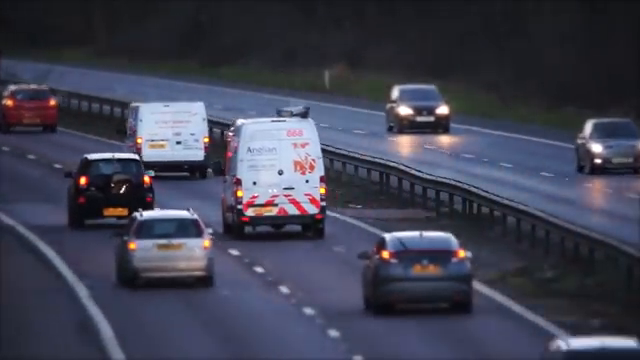
#> input picture frame 180 of video.mp4, 640 x 360 px
$ python calibrate_points.py --source video.mp4
#> lines starting #> are read from the running program, lines starting #| are printed output that depends on the picture; after the words box and inside, x2 and y2 are one past the last pixel; in counts of white or black regions, pixels touching at a corner belong together
"""
calibrate_points.py

Grabs one frame from your video source (file, RTSP CCTV stream, or webcam),
lets you click 4 points per road region, and prints/saves the exact
SRC_ROAD_L / SRC_ROAD_R arrays to paste into vehicle_speed_tracker.py.

CLICK ORDER MATTERS for each region (this must match how the tracker script
reads the points) - click in this order:
  1. far-left   (furthest from camera, left side of that carriageway)
  2. far-right  (furthest from camera, right side of that carriageway)
  3. near-right (closest to camera, right side)
  4. near-left  (closest to camera, left side)

In other words: trace the road edges from far to near, going right along the
far edge then back left along the near edge (a trapezoid, clockwise or
counter-clockwise depending on your camera angle - just be consistent).

Usage:
  python calibrate_points.py --source video.mp4
  python calibrate_points.py --source "rtsp://admin:pass@192.168.1.64:554/..." --regions 2
  python calibrate_points.py --source 0 --regions 1 --frame-skip 30

Controls (in the window):
  Left-click       - add a point
  u                 - undo last point
  r                 - reset current region
  n / Enter         - confirm this region's 4 points and move to the next
  s                 - save all completed regions to file and print code
  q / Esc           - quit without saving
"""

import argparse
import json
import sys
import time

import cv2
import numpy as np

REGION_NAMES_DEFAULT = ["SRC_ROAD_L", "SRC_ROAD_R"]
POINT_LABELS = ["far-left", "far-right", "near-right", "near-left"]
MAX_DISPLAY_DIM = 1280  # downscale big frames so they fit on screen; clicks are rescaled back up


def parse_source(raw_source):
    if raw_source.isdigit():
        return int(raw_source)
    return raw_source


def grab_frame(source, frame_skip):
    cap = cv2.VideoCapture(source)
    if not cap.isOpened():
        raise FileNotFoundError(f"Cannot open source '{source}'.")
    frame = None
    for i in range(frame_skip + 1):
        ret, frame = cap.read()
        if not ret:
            if frame is not None:
                break  # ran out of frames but we already have one
            raise RuntimeError("Could not read a frame from the source. "
                                "Try a smaller --frame-skip, or check the source is reachable.")
    cap.release()
    return frame


class Calibrator:
    def __init__(self, frame, region_names):
        self.orig_frame = frame
        self.orig_h, self.orig_w = frame.shape[:2]
        self.scale = 1.0
        if max(self.orig_w, self.orig_h) > MAX_DISPLAY_DIM:
            self.scale = MAX_DISPLAY_DIM / max(self.orig_w, self.orig_h)
        self.disp_w = int(self.orig_w * self.scale)
        self.disp_h = int(self.orig_h * self.scale)
        self.base_display = cv2.resize(frame, (self.disp_w, self.disp_h))

        self.region_names = region_names
        self.region_idx = 0
        self.completed_regions = {}  # name -> list of 4 (orig-scale) points
        self.current_points = []     # display-scale points for the region in progress

        self.window = "Calibration - click 4 points per region"
        cv2.namedWindow(self.window)
        cv2.setMouseCallback(self.window, self._on_click)

    def _on_click(self, event, x, y, flags, param):
        if event == cv2.EVENT_LBUTTONDOWN and len(self.current_points) < 4:
            self.current_points.append((x, y))

    def _current_region_name(self):
        if self.region_idx < len(self.region_names):
            return self.region_names[self.region_idx]
        return f"REGION_{self.region_idx + 1}"

    def _to_orig_scale(self, pt):
        return [round(pt[0] / self.scale), round(pt[1] / self.scale)]

    def _render(self):
        img = self.base_display.copy()

        # Draw already-completed regions in green
        for name, pts in self.completed_regions.items():
            disp_pts = [(int(p[0] * self.scale), int(p[1] * self.scale)) for p in pts]
            for i, p in enumerate(disp_pts):
                cv2.circle(img, p, 5, (0, 220, 0), -1)
            cv2.polylines(img, [np.array(disp_pts, dtype=np.int32)], True, (0, 220, 0), 2)

        # Draw current in-progress region in yellow, with labels
        for i, p in enumerate(self.current_points):
            cv2.circle(img, p, 6, (0, 220, 255), -1)
            label = f"{i+1}:{POINT_LABELS[i]}"
            cv2.putText(img, label, (p[0] + 8, p[1] - 8),
                        cv2.FONT_HERSHEY_DUPLEX, 0.5, (0, 220, 255), 1, cv2.LINE_AA)
        if len(self.current_points) >= 2:
            cv2.polylines(img, [np.array(self.current_points, dtype=np.int32)],
                           False, (0, 220, 255), 2)

        # HUD
        region_name = self._current_region_name()
        next_label = (POINT_LABELS[len(self.current_points)]
                      if len(self.current_points) < 4
                      else "region complete - press n/Enter")
        hud_lines = [
            f"Region {self.region_idx + 1}/{len(self.region_names)}: {region_name}",
            f"Next click: {next_label} ({len(self.current_points)}/4 points)",
            "u=undo r=reset region n/Enter=confirm region s=save+print q/Esc=quit",
        ]
        for i, line in enumerate(hud_lines):
            y = 24 + i * 22
            cv2.rectangle(img, (8, y - 16), (8 + 9 * len(line), y + 6), (20, 20, 20), -1)
            cv2.putText(img, line, (12, y), cv2.FONT_HERSHEY_DUPLEX, 0.5,
                        (230, 230, 230), 1, cv2.LINE_AA)
        return img

    def _confirm_region(self):
        if len(self.current_points) != 4:
            print(f"Need exactly 4 points before confirming (have {len(self.current_points)}).")
            return
        name = self._current_region_name()
        self.completed_regions[name] = [self._to_orig_scale(p) for p in self.current_points]
        print(f"Region '{name}' captured: {self.completed_regions[name]}")
        self.current_points = []
        self.region_idx += 1
        if self.region_idx >= len(self.region_names):
            print("All regions captured. Press 's' to save, or keep clicking to add more "
                  "(will be named REGION_N) / 'q' to quit.")

    def _save_and_print(self, out_path):
        if not self.completed_regions:
            print("Nothing captured yet - click 4 points first.")
            return
        with open(out_path, "w") as f:
            json.dump(self.completed_regions, f, indent=2)
        print(f"\nSaved raw points -> {out_path}\n")
        print("Paste this into vehicle_speed_tracker.py, replacing the existing SRC_ROAD_* blocks:\n")
        for name, pts in self.completed_regions.items():
            print(f"{name} = np.float32([")
            for label, pt in zip(POINT_LABELS, pts):
                print(f"    [{pt[0]}, {pt[1]}],  # {label}")
            print("])\n")

    def run(self, out_path):
        while True:
            cv2.imshow(self.window, self._render())
            key = cv2.waitKey(20) & 0xFF
            if key in (ord("q"), 27):  # q or Esc
                print("Quit without saving.")
                break
            elif key == ord("u"):
                if self.current_points:
                    self.current_points.pop()
            elif key == ord("r"):
                self.current_points = []
            elif key in (ord("n"), 13):  # n or Enter
                self._confirm_region()
            elif key == ord("s"):
                if self.current_points and len(self.current_points) == 4:
                    self._confirm_region()
                self._save_and_print(out_path)
                break
        cv2.destroyAllWindows()


def main():
    p = argparse.ArgumentParser(description="Click-based calibration tool for road region points.")
    p.add_argument("--source", required=True, help="Video file, RTSP/HTTP stream URL, or webcam index.")
    p.add_argument("--regions", type=int, default=2,
                    help="How many road regions to capture (e.g. 2 for a left+right carriageway). Default: 2")
    p.add_argument("--frame-skip", type=int, default=15,
                    help="Skip this many frames before grabbing the calibration frame "
                         "(avoids a black/warm-up frame on some streams). Default: 15")
    p.add_argument("--output", default="calibration_points.json",
                    help="Where to save the raw clicked points as JSON.")
    args = p.parse_args()

    source = parse_source(args.source)
    print(f"Grabbing a frame from '{args.source}' (skipping {args.frame_skip} frames)...")
    frame = grab_frame(source, args.frame_skip)
#> the loop in grab_frame, `for i in range(frame_skip + 1):` made 16 passes
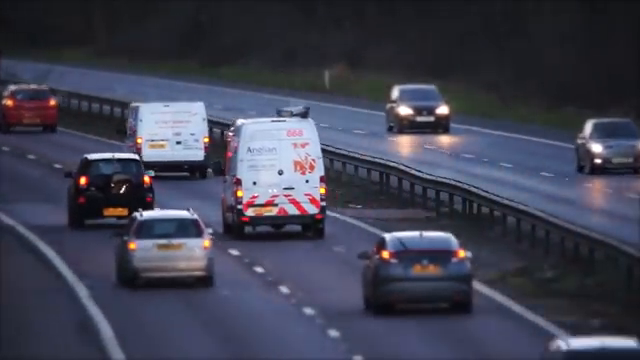
#> input picture frame 180 of video.mp4, 640 x 360 px
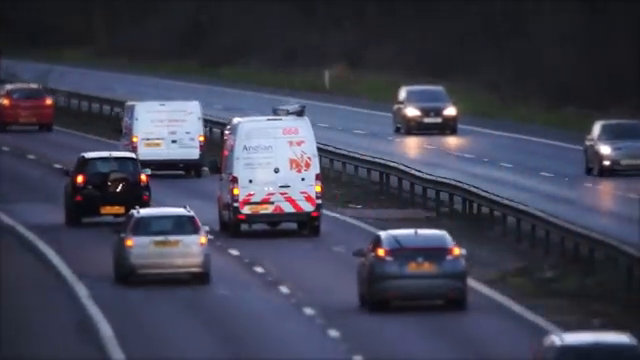
#> input picture frame 181 of video.mp4, 640 x 360 px
#> pass 3, in grab_frame, `ret, frame = cap.read()`:
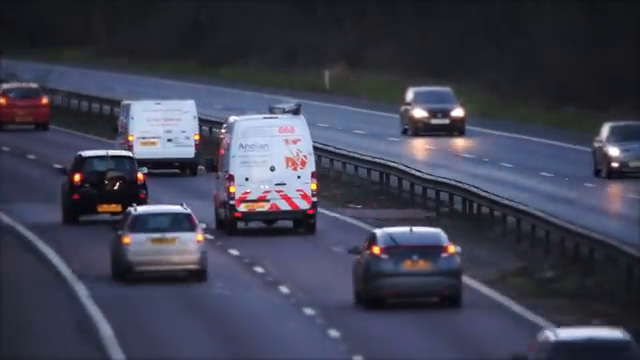
#> frame: shape (360, 640, 3); mean B, G, R 82, 65.2, 63.2
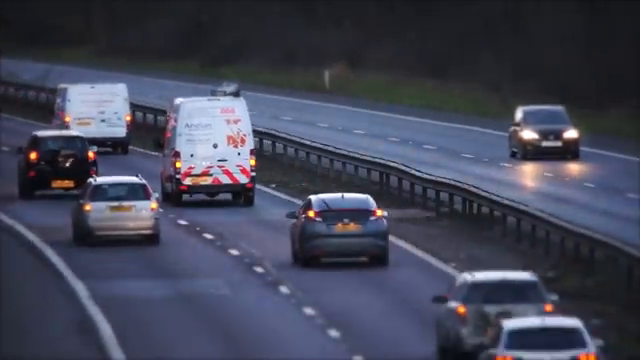
#> frame: shape (360, 640, 3); mean B, G, R 86.2, 68.8, 65.8
    print(f"Got frame: {frame.shape[1]}x{frame.shape[0]}")
#| Got frame: 640x360

    region_names = REGION_NAMES_DEFAULT[:args.regions] if args.regions <= 2 else \
        [f"SRC_ROAD_{i+1}" for i in range(args.regions)]

    calibrator = Calibrator(frame, region_names)
    calibrator.run(args.output)
#> after the loop in _render, `for i, line in enumerate(hud_lines):`:
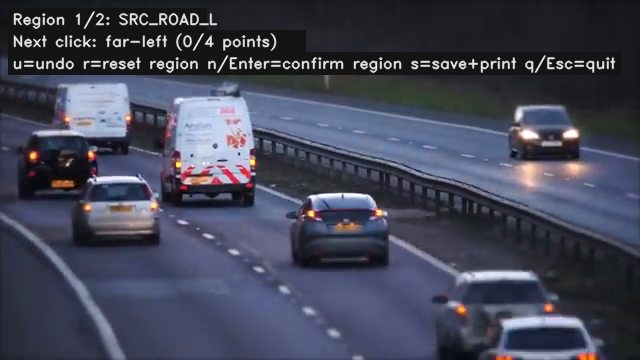
#> img: shape (360, 640, 3); 10.9% of pixels changed, all inside (x1, y1, x2, y2) = (8, 8, 621, 75)
#> (key q is pressed here)


if __name__ == "__main__":
    main()

$ run again, starting later in the video
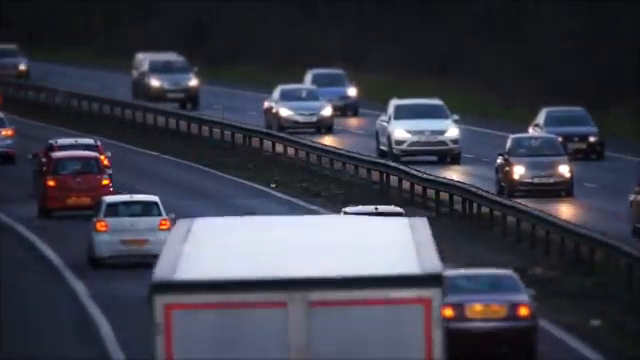
#> input picture frame 811 of video.mp4, 640 x 360 px
#> the loop in grab_frame, `for i in range(frame_skip + 1):` made 16 passes
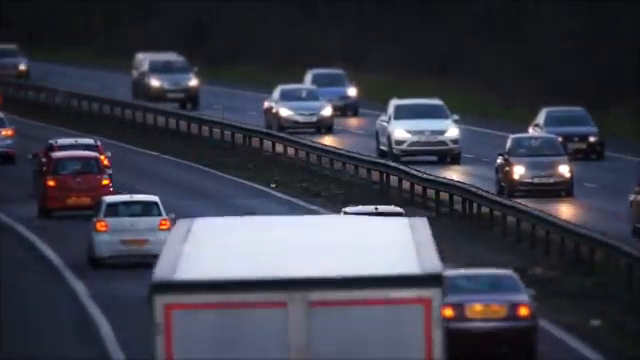
#> input picture frame 811 of video.mp4, 640 x 360 px
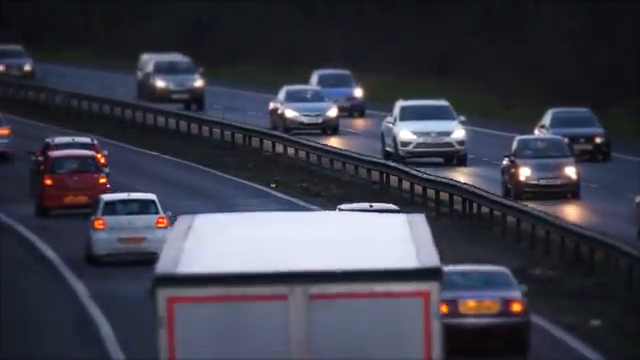
#> input picture frame 812 of video.mp4, 640 x 360 px
#| Got frame: 640x360
#> after the loop in _render, `for i, line in enumerate(hud_lines):`:
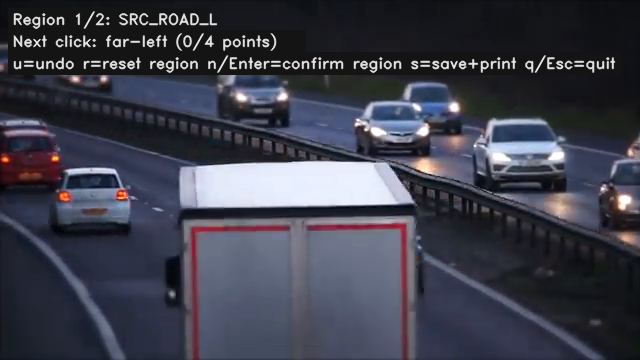
#> img: shape (360, 640, 3); mean B, G, R 75.9, 63.5, 62.2

$ run again, starting later in the video
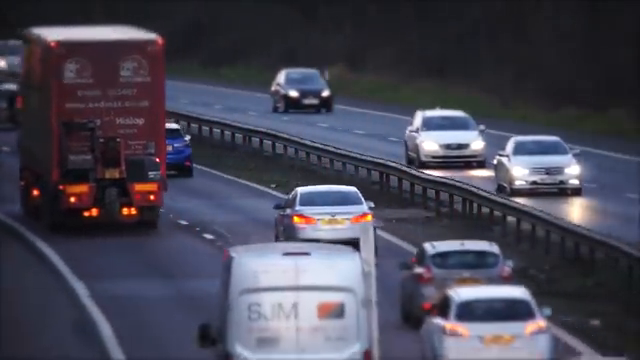
#> input picture frame 1442 of video.mp4, 640 x 360 px
#> the loop in grab_frame, `for i in range(frame_skip + 1):` made 16 passes
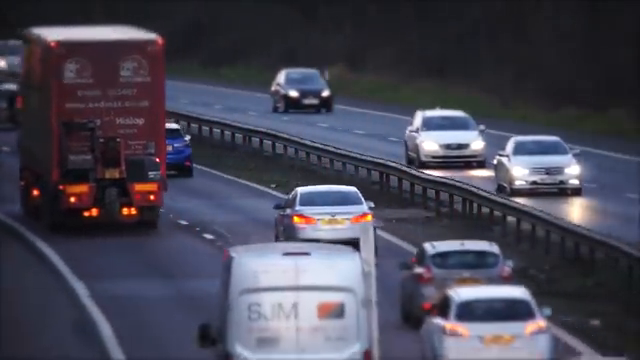
#> input picture frame 1442 of video.mp4, 640 x 360 px
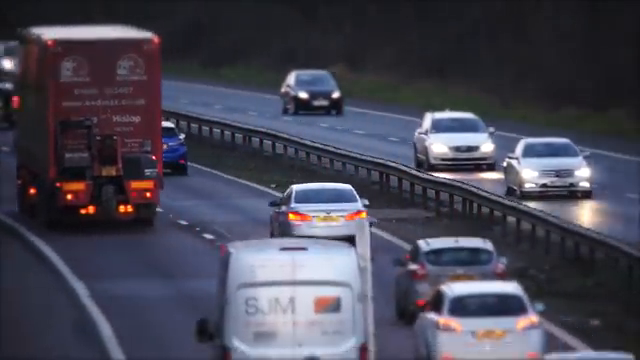
#> input picture frame 1443 of video.mp4, 640 x 360 px
#| Got frame: 640x360
#> after the loop in _render, `for i, line in enumerate(hud_lines):`:
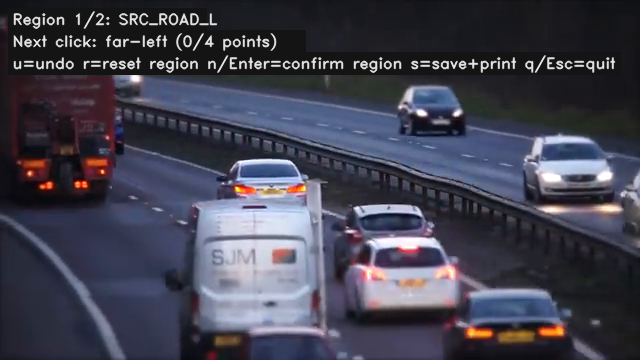
#> img: shape (360, 640, 3); mean B, G, R 80, 66, 66.4
